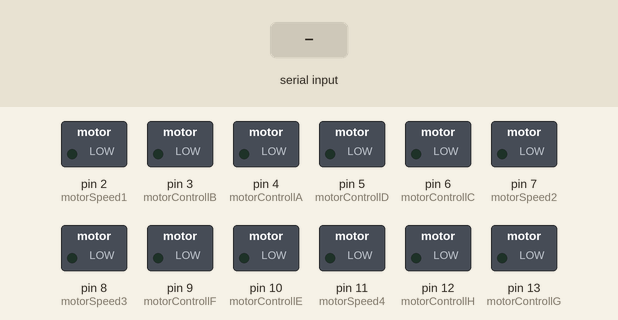
A sketch run on a simulated Arduino Uno, built with avr-gcc and run on an emulated ATmega328P. On the bench: switched loads named in the sketch (green lamp = pin HIGH). Inputs (shaded band) come from the test bench. What the sketch prints to the serial monitor is not drawn.

Above: at 1.2 s.
1.3 s: "1" received over Serial
At 2.5 s:
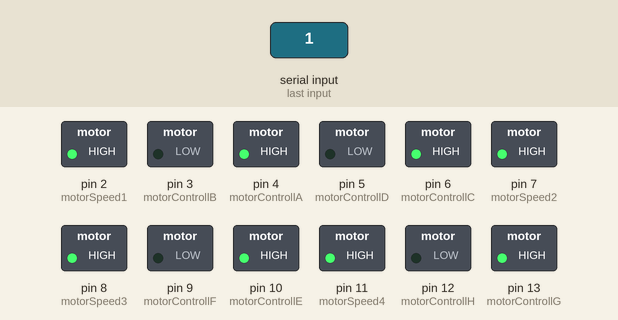
2.8 s: "2" received over Serial
At 3.7 s:
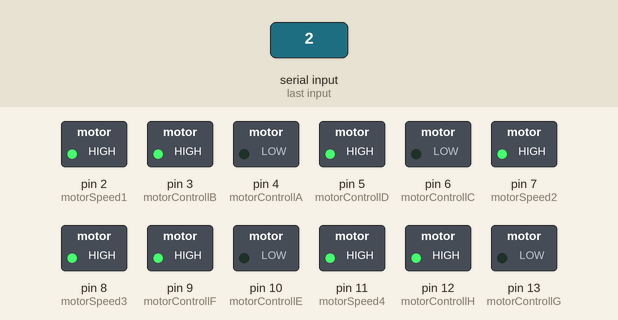
4.3 s: "3" received over Serial
At 4.9 s:
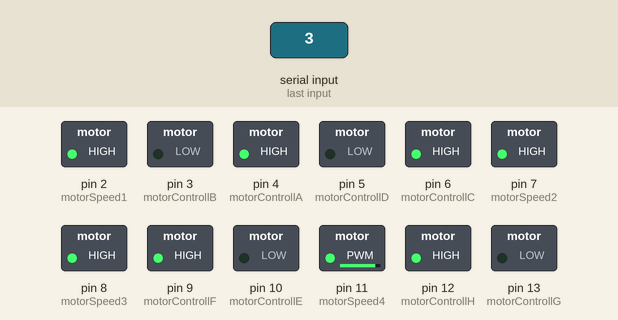
5.8 s: "4" received over Serial
At 7.0 s:
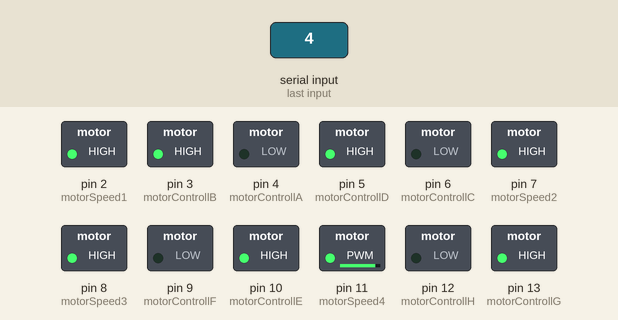
7.3 s: "1" received over Serial
At 8.4 s:
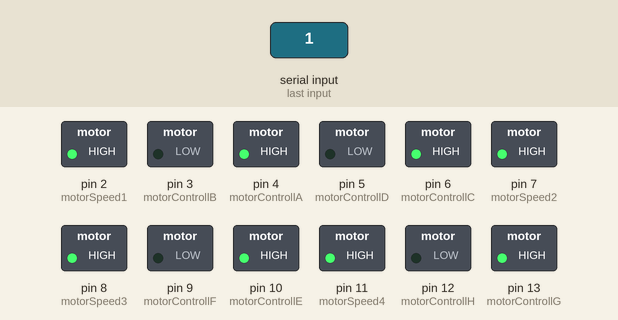
8.8 s: "2" received over Serial
At 9.5 s:
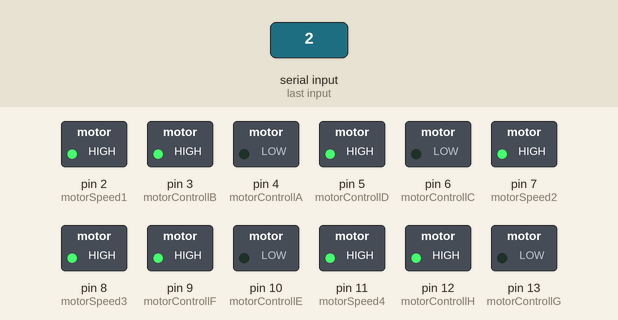
Timing chart, 0 to 11.3 s (numbered marks = the images above; inputs shaded):
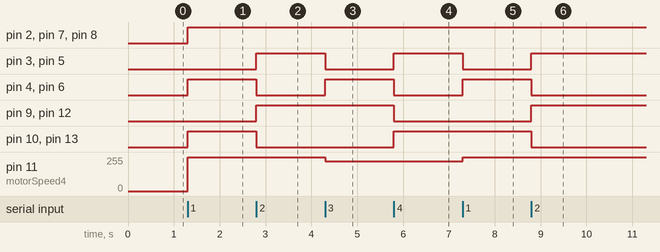

The sketch:

Bluetooth_controlled_robot.ino
```cpp
int motorControllA = 4;
int motorControllB = 3;

int motorControllC = 6;
int motorControllD = 5;

int motorControllE = 10;
int motorControllF = 9;

int motorControllG = 13;
int motorControllH = 12;

int motorSpeed1 = 2;
int motorSpeed2 = 7;
int motorSpeed3 = 8;
int motorSpeed4 = 11;

void setup() {
  // put your setup code here, to run once:
  Serial.begin(9600);
  Serial.println(">> START<<");

  pinMode(motorControllA, OUTPUT);
  pinMode(motorControllB, OUTPUT);
  pinMode(motorControllC, OUTPUT);
  pinMode(motorControllD, OUTPUT);
  pinMode(motorControllE, OUTPUT);
  pinMode(motorControllF, OUTPUT);
  pinMode(motorControllG, OUTPUT);
  pinMode(motorControllH, OUTPUT);
}

void loop() {
  if(Serial.available() > 0)
  {
    char data;
    data = Serial.read();
    Serial.write(Serial.read());

    switch (data)
    {

      case '1': //FORWARD
          digitalWrite(motorControllA, HIGH);
          digitalWrite(motorControllB, LOW);
          analogWrite(motorSpeed1, 255);

          digitalWrite(motorControllC, HIGH);
          digitalWrite(motorControllD, LOW);
          analogWrite(motorSpeed2, 255);

          digitalWrite(motorControllE, HIGH);
          digitalWrite(motorControllF, LOW);
          analogWrite(motorSpeed3, 255);

          digitalWrite(motorControllG, HIGH);
          digitalWrite(motorControllH, LOW);
          analogWrite(motorSpeed4, 255);
        break;

      case '2': //REVERSE
          digitalWrite(motorControllA, LOW);
          digitalWrite(motorControllB, HIGH);
          analogWrite(motorSpeed1, 255);

          digitalWrite(motorControllC, LOW);
          digitalWrite(motorControllD, HIGH);
          analogWrite(motorSpeed2, 255);

          digitalWrite(motorControllE, LOW);
          digitalWrite(motorControllF, HIGH);
          analogWrite(motorSpeed3, 255);

          digitalWrite(motorControllG, LOW);
          digitalWrite(motorControllH, HIGH);
          analogWrite(motorSpeed4, 255);
        break;

      case '3': //FORWARD LEFT
          digitalWrite(motorControllA, HIGH);
          digitalWrite(motorControllB, LOW);
          analogWrite(motorSpeed1, 255);

          digitalWrite(motorControllC, HIGH);
          digitalWrite(motorControllD, LOW);
          analogWrite(motorSpeed2, 255);

          digitalWrite(motorControllE, LOW);
          digitalWrite(motorControllF, HIGH);
          analogWrite(motorSpeed3, 225);

          digitalWrite(motorControllG, LOW);
          digitalWrite(motorControllH, HIGH);
          analogWrite(motorSpeed4, 225);
        break;

      case '4': //FORWARD RIGHT
          digitalWrite(motorControllA, LOW);
          digitalWrite(motorControllB, HIGH);
          analogWrite(motorSpeed1, 225);

          digitalWrite(motorControllC, LOW);
          digitalWrite(motorControllD, HIGH);
          analogWrite(motorSpeed2, 225);

          digitalWrite(motorControllE, HIGH);
          digitalWrite(motorControllF, LOW);
          analogWrite(motorSpeed3, 225);

          digitalWrite(motorControllG, HIGH);
          digitalWrite(motorControllH, LOW);
          analogWrite(motorSpeed4, 225);
        break;

      default: //If bluetooth module receives any value not listed above, both motors turn off
          digitalWrite(motorControllA, LOW);
          digitalWrite(motorControllB, LOW);
          analogWrite(motorSpeed1, 0);

          digitalWrite(motorControllC, LOW);
          digitalWrite(motorControllD, LOW);
          analogWrite(motorSpeed2, 0);

          digitalWrite(motorControllE, LOW);
          digitalWrite(motorControllF, LOW);
          analogWrite(motorSpeed3, 0);

          digitalWrite(motorControllG, LOW);
          digitalWrite(motorControllH, LOW);
          analogWrite(motorSpeed4, 0);
    }
  }
}
```

Measured:
- after the input at 1.3 s, pin 2 (motorSpeed1), pin 4 (motorControllA), pin 6 (motorControllC), pin 7 (motorSpeed2), pin 8 (motorSpeed3), pin 10 (motorControllE), pin 13 (motorControllG): LOW → HIGH at once; pin 11 (motorSpeed4): 0/255 → 255/255 at once
- after the input at 2.8 s, pin 3 (motorControllB), pin 5 (motorControllD), pin 9 (motorControllF), pin 12 (motorControllH): LOW → HIGH at once; pin 4 (motorControllA), pin 6 (motorControllC), pin 10 (motorControllE), pin 13 (motorControllG): HIGH → LOW at once
- after the input at 4.3 s, pin 3 (motorControllB), pin 5 (motorControllD): HIGH → LOW at once; pin 4 (motorControllA), pin 6 (motorControllC): LOW → HIGH at once; pin 11 (motorSpeed4): 255/255 → 225/255 at once
- after the input at 5.8 s, pin 3 (motorControllB), pin 5 (motorControllD), pin 10 (motorControllE), pin 13 (motorControllG): LOW → HIGH at once; pin 4 (motorControllA), pin 6 (motorControllC), pin 9 (motorControllF), pin 12 (motorControllH): HIGH → LOW at once
- after the input at 7.3 s, pin 3 (motorControllB), pin 5 (motorControllD): HIGH → LOW at once; pin 4 (motorControllA), pin 6 (motorControllC): LOW → HIGH at once; pin 11 (motorSpeed4): 225/255 → 255/255 at once
- after the input at 8.8 s, pin 3 (motorControllB), pin 5 (motorControllD), pin 9 (motorControllF), pin 12 (motorControllH): LOW → HIGH at once; pin 4 (motorControllA), pin 6 (motorControllC), pin 10 (motorControllE), pin 13 (motorControllG): HIGH → LOW at once
